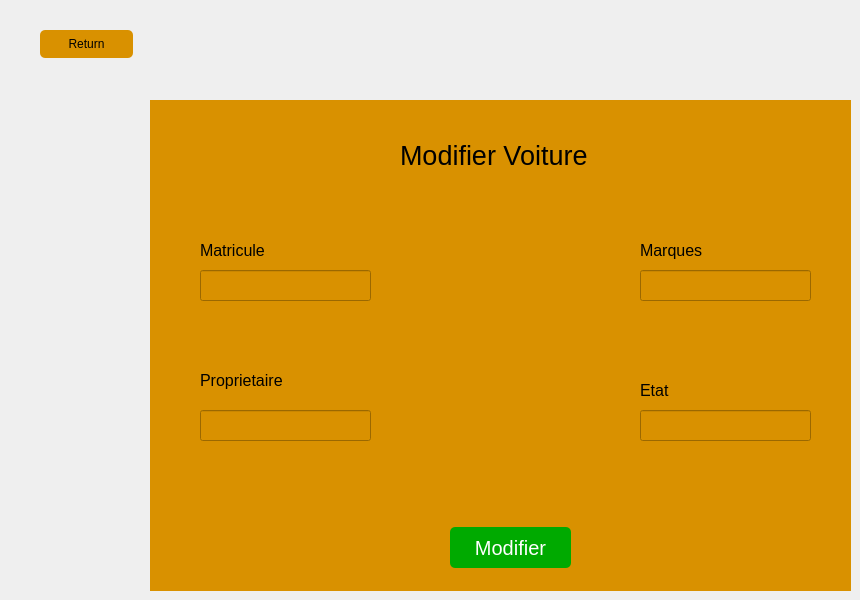
      <widget class="QWidget" name="modifier">
       <widget class="QWidget" name="widget_2" native="true">
        <property name="geometry">
         <rect>
          <x>150</x>
          <y>100</y>
          <width>701</width>
          <height>491</height>
         </rect>
        </property>
        <property name="styleSheet">
         <string notr="true">background-color: rgb(217, 145, 0);</string>
        </property>
        <widget class="QPushButton" name="pushButton_3">
         <property name="geometry">
          <rect>
           <x>300</x>
           <y>427</y>
           <width>121</width>
           <height>41</height>
          </rect>
         </property>
         <property name="font">
          <font>
           <pointsize>15</pointsize>
          </font>
         </property>
         <property name="styleSheet">
          <string notr="true">border-radius:5px;
background-color: rgb(0, 170, 0);
color: rgb(255, 255, 255);
</string>
         </property>
         <property name="text">
          <string>Modifier</string>
         </property>
        </widget>
        <widget class="QLabel" name="mat_3">
         <property name="geometry">
          <rect>
           <x>50</x>
           <y>130</y>
           <width>161</width>
           <height>41</height>
          </rect>
         </property>
         <property name="font">
          <font>
           <pointsize>12</pointsize>
          </font>
         </property>
         <property name="styleSheet">
          <string notr="true">color: rgb(0, 0, 0);</string>
         </property>
         <property name="text">
          <string>Matricule</string>
         </property>
        </widget>
        <widget class="QLineEdit" name="matricule_3">
         <property name="enabled">
          <bool>false</bool>
         </property>
         <property name="geometry">
          <rect>
           <x>50</x>
           <y>170</y>
           <width>171</width>
           <height>31</height>
          </rect>
         </property>
         <property name="styleSheet">
          <string notr="true">color: rgb(0, 0, 0);</string>
         </property>
        </widget>
        <widget class="QLabel" name="label_7">
         <property name="geometry">
          <rect>
           <x>490</x>
           <y>130</y>
           <width>111</width>
           <height>41</height>
          </rect>
         </property>
         <property name="font">
          <font>
           <pointsize>12</pointsize>
          </font>
         </property>
         <property name="text">
          <string>Marques</string>
         </property>
        </widget>
        <widget class="QLineEdit" name="marque_3">
         <property name="geometry">
          <rect>
           <x>490</x>
           <y>170</y>
           <width>171</width>
           <height>31</height>
          </rect>
         </property>
        </widget>
        <widget class="QLabel" name="label_8">
         <property name="geometry">
          <rect>
           <x>50</x>
           <y>270</y>
           <width>141</width>
           <height>21</height>
          </rect>
         </property>
         <property name="font">
          <font>
           <pointsize>12</pointsize>
          </font>
         </property>
         <property name="text">
          <string>Proprietaire</string>
         </property>
        </widget>
        <widget class="QLineEdit" name="prop_3">
         <property name="geometry">
          <rect>
           <x>50</x>
           <y>310</y>
           <width>171</width>
           <height>31</height>
          </rect>
         </property>
        </widget>
        <widget class="QLabel" name="label_9">
         <property name="geometry">
          <rect>
           <x>490</x>
           <y>280</y>
           <width>131</width>
           <height>21</height>
          </rect>
         </property>
         <property name="font">
          <font>
           <pointsize>12</pointsize>
          </font>
         </property>
         <property name="text">
          <string>Etat</string>
         </property>
        </widget>
        <widget class="QLineEdit" name="etat_3">
         <property name="geometry">
          <rect>
           <x>490</x>
           <y>310</y>
           <width>171</width>
           <height>31</height>
          </rect>
         </property>
        </widget>
        <widget class="QLabel" name="label_11">
         <property name="geometry">
          <rect>
           <x>250</x>
           <y>30</y>
           <width>271</width>
           <height>51</height>
          </rect>
         </property>
         <property name="font">
          <font>
           <pointsize>20</pointsize>
          </font>
         </property>
         <property name="text">
          <string>Modifier Voiture</string>
         </property>
        </widget>
       </widget>
       <widget class="QPushButton" name="return_from_modifier">
        <property name="geometry">
         <rect>
          <x>40</x>
          <y>30</y>
          <width>93</width>
          <height>28</height>
         </rect>
        </property>
        <property name="styleSheet">
         <string notr="true">border-radius:5px;
background-color: rgb(217, 145, 0);
</string>
        </property>
        <property name="text">
         <string>Return</string>
        </property>
       </widget>
      </widget>
